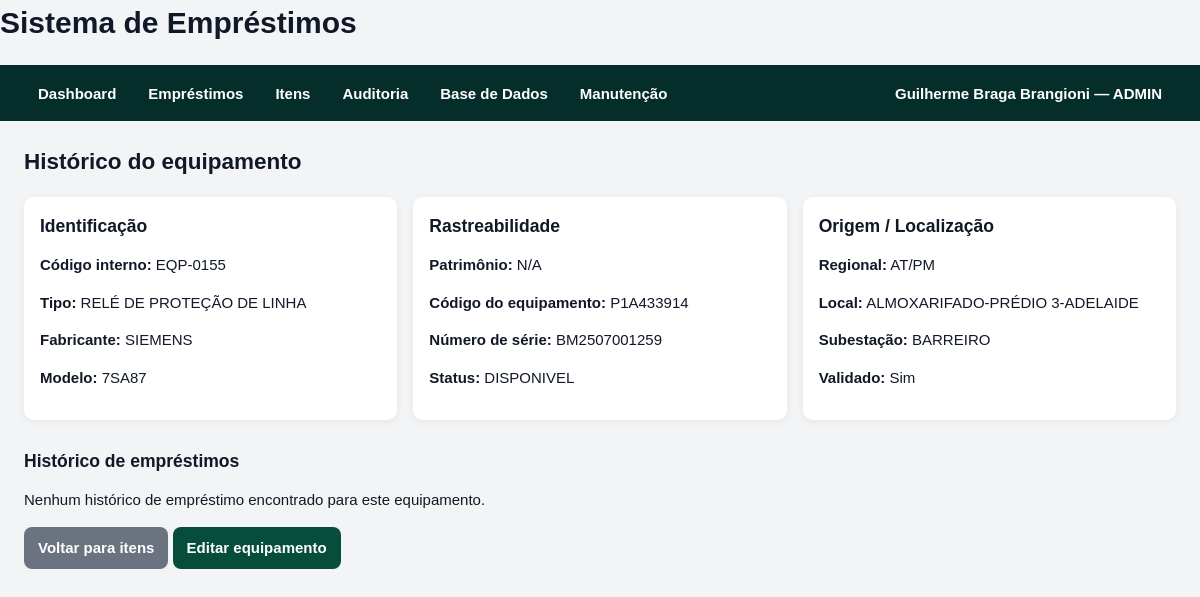
The app's page /itens/155/historico (signed in), older data.
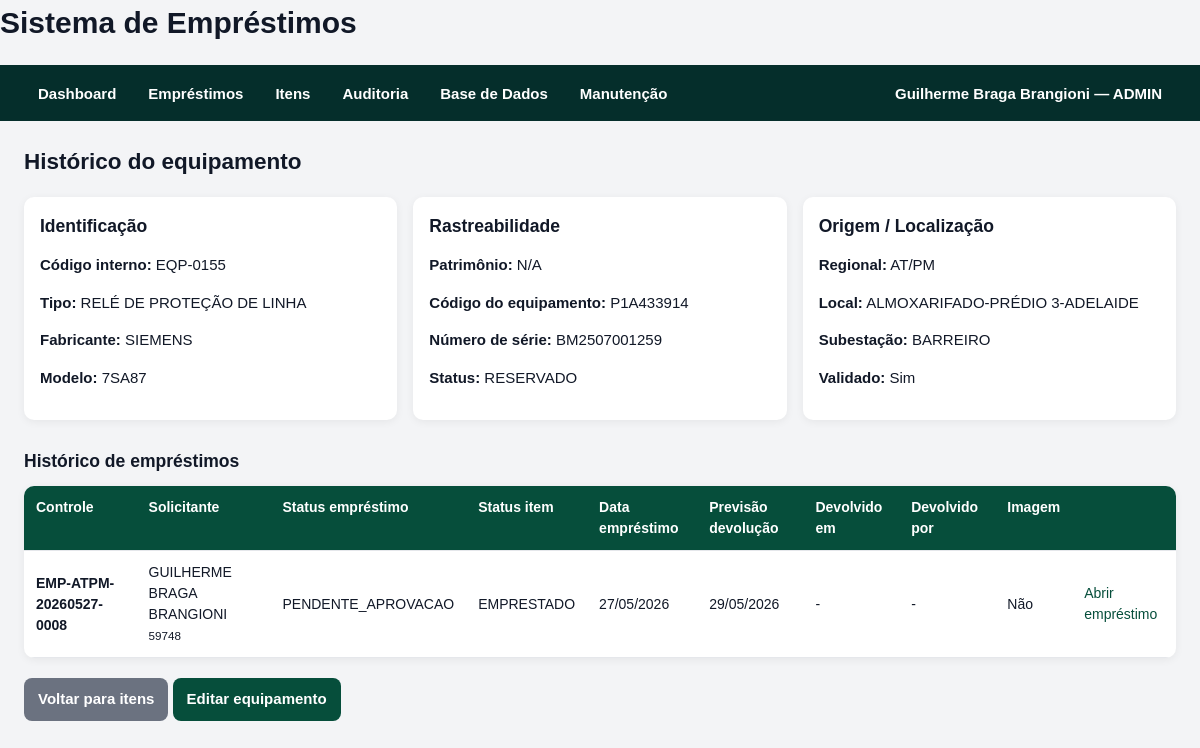
The same page, newer data.
### models/equipment.py (models this page shows)
class Equipment(db.Model):
    __tablename__ = "equipments"
    id = db.Column(db.Integer, primary_key=True)
    codigo_interno = db.Column(db.String(100), unique=True, index=True)
    nome = db.Column(db.String(255), nullable=False)
    nome_normalizado = db.Column(db.String(255), nullable=False, index=True)
    fabricante = db.Column(db.String(255))
    modelo = db.Column(db.String(255))
    tipo_equipamento = db.Column(db.String(255))
    patrimonio = db.Column(db.String(255), index=True)
    codigo_equipamento = db.Column(db.String(255), index=True)
    serial = db.Column(db.String(255), index=True)
    categoria = db.Column(db.String(255))
    status = db.Column(db.String(50), default="DISPONIVEL", index=True)
    status_planilha = db.Column(db.String(255))
    regional = db.Column(db.String(255))
    data_inventario = db.Column(db.DateTime)
    local_armazenagem = db.Column(db.String(255))
    subestacao_origem = db.Column(db.String(255))
    emprestado_para_planilha = db.Column(db.String(255))
    data_emprestimo_planilha = db.Column(db.DateTime)
    validado = db.Column(db.Boolean, default=False)
    observacoes = db.Column(db.Text)
    created_at = db.Column(db.DateTime, default=datetime.utcnow)
    updated_at = db.Column(
        db.DateTime,
        default=datetime.utcnow,
        onupdate=datetime.utcnow,
    )
    loan_items = db.relationship("LoanItem", back_populates="equipment")

### models/loan.py (models this page shows)
class Loan(db.Model):
    __tablename__ = "loans"
    id = db.Column(db.Integer, primary_key=True)
    numero_controle = db.Column(db.String(100), unique=True, index=True)
    user_id = db.Column(db.Integer, db.ForeignKey("users.id"), nullable=False)
    approver_id = db.Column(db.Integer, db.ForeignKey("approvers.id"), nullable=False)
    responsavel_entrega_nome = db.Column(db.String(255), nullable=False)
    responsavel_entrega_matricula = db.Column(db.String(100))
    responsavel_entrega_email = db.Column(db.String(255))
    status = db.Column(db.String(100), default="PENDENTE_APROVACAO", index=True)
    data_emprestimo = db.Column(db.DateTime)
    data_prevista_devolucao = db.Column(db.DateTime)
    data_real_devolucao = db.Column(db.DateTime)
    local_utilizacao = db.Column(db.String(255))
    aprovado = db.Column(db.Boolean, default=False)
    aprovado_em = db.Column(db.DateTime)
    rejeitado_em = db.Column(db.DateTime)
    motivo_rejeicao = db.Column(db.Text)
    approval_token = db.Column(db.Text)
    observacoes = db.Column(db.Text)
    notification_fixed_emails = db.Column(db.Text)      # E-mails fixos lidos do arquivo no momento da criação
    notification_extra_emails = db.Column(db.Text)      # E-mails adicionais digitados no momento do empréstimo
    notification_all_emails = db.Column(db.Text)        # União de Fixos + adicionais, preservada para auditoria
    created_at = db.Column(db.DateTime, default=datetime.utcnow)
    updated_at = db.Column(
        db.DateTime,
        default=datetime.utcnow,
        onupdate=datetime.utcnow,
    )
    user = db.relationship("User", back_populates="loans")
    approver = db.relationship("Approver", back_populates="loans")
    items = db.relationship(
        "LoanItem",
        back_populates="loan",
        lazy=True,
        cascade="all, delete-orphan",
    )
    renewals = db.relationship(
        "Renewal",
        back_populates="loan",
        lazy=True,
        cascade="all, delete-orphan",
    )

### models/user.py (models this page shows)
class User(db.Model):
    __tablename__ = "users"
    id = db.Column(db.Integer, primary_key=True)
    nome = db.Column(db.String(255), nullable=False)
    matricula = db.Column(db.String(100), nullable=False, index=True)
    email = db.Column(db.String(255), nullable=False)
    telefone = db.Column(db.String(100))
    gerencia = db.Column(db.String(255))
    regional = db.Column(db.String(255))
    equipe = db.Column(db.String(255))
    created_at = db.Column(db.DateTime, default=datetime.utcnow)
    loans = db.relationship("Loan", back_populates="user")

### models/loan_item.py (models this page shows)
class LoanItem(db.Model):
    __tablename__ = "loan_items"
    id = db.Column(db.Integer, primary_key=True)
    loan_id = db.Column(db.Integer, db.ForeignKey("loans.id"), nullable=False)
    equipment_id = db.Column(db.Integer, db.ForeignKey("equipments.id"))
    consumable_id = db.Column(db.Integer, db.ForeignKey("consumables.id"))
    tipo_item = db.Column(db.String(100), nullable=False)
    quantidade = db.Column(db.Integer, default=1)
    quantidade_devolvida = db.Column(db.Integer, default=0)
    status = db.Column(db.String(100), default="EMPRESTADO")
    devolvido_em = db.Column(db.DateTime)
    devolvido_por = db.Column(db.String(255))
    image_path = db.Column(db.String(500))
    image_original_filename = db.Column(db.String(255))
    observacoes = db.Column(db.Text)
    created_at = db.Column(db.DateTime, default=datetime.utcnow)
    loan = db.relationship("Loan", back_populates="items")
    equipment = db.relationship("Equipment", back_populates="loan_items")
    consumable = db.relationship("Consumable", back_populates="loan_items")

### routes/equipment_routes.py (the view)
@equipment_bp.route("/<int:equipment_id>/historico")
def item_history(equipment_id: int):
    equipment = Equipment.query.get_or_404(equipment_id)
    loan_items = (
        LoanItem.query
        .options(*loan_item_history_options())
        .filter_by(equipment_id=equipment.id)
        .order_by(LoanItem.created_at.desc())
        .all()
    )
    return render_template(
        "equipment_history.html",
        equipment=equipment,
        loan_items=loan_items,
    )

### services/auth_service.py (called while the page is built)
    @staticmethod
    def count_users() -> int:
        return SystemUser.query.count()

    @staticmethod
    def get_current_user() -> SystemUser | None:
        user_id = session.get(AuthService.SESSION_USER_ID_KEY)
        if not user_id:
            return None
        user = db.session.get(SystemUser, user_id)
        if not user or not user.active:
            AuthService.logout_user()
            return None
        return user

### utils/query_options.py (called while the page is built)
def loan_item_history_options() -> tuple[Any, ...]:
    item_loan = getattr(LoanItem, "loan")
    item_equipment = getattr(LoanItem, "equipment")
    loan_user = getattr(Loan, "user")
    loan_approver = getattr(Loan, "approver")
    return (
        joinedload(item_loan).joinedload(loan_user),
        joinedload(item_loan).joinedload(loan_approver),
        joinedload(item_equipment),
    )

### templates/equipment_history.html
{% extends "base.html" %}
{% block content %}
<h2>Histórico do equipamento</h2>
<section class="detail-grid">
    <div>
        <h3>Identificação</h3>
        <p><strong>Código interno:</strong> {{ equipment.codigo_interno }}</p>
        <p><strong>Tipo:</strong> {{ equipment.tipo_equipamento or "-" }}</p>
        <p><strong>Fabricante:</strong> {{ equipment.fabricante or "-" }}</p>
        <p><strong>Modelo:</strong> {{ equipment.modelo or "-" }}</p>
    </div>
    <div>
        <h3>Rastreabilidade</h3>
        <p><strong>Patrimônio:</strong> {{ equipment.patrimonio or "-" }}</p>
        <p><strong>Código do equipamento:</strong> {{ equipment.codigo_equipamento or "-" }}</p>
        <p><strong>Número de série:</strong> {{ equipment.serial or "-" }}</p>
        <p><strong>Status:</strong> {{ equipment.status }}</p>
    </div>
    <div>
        <h3>Origem / Localização</h3>
        <p><strong>Regional:</strong> {{ equipment.regional or "-" }}</p>
        <p><strong>Local:</strong> {{ equipment.local_armazenagem or "-" }}</p>
        <p><strong>Subestação:</strong> {{ equipment.subestacao_origem or "-" }}</p>
        <p><strong>Validado:</strong> {{ "Sim" if equipment.validado else "Não" }}</p>
    </div>
</section>
<h3>Histórico de empréstimos</h3>
{% if loan_items %}
<table>
    <thead>
        <tr>
            <th>Controle</th>
            <th>Solicitante</th>
            <th>Status empréstimo</th>
            <th>Status item</th>
            <th>Data empréstimo</th>
            <th>Previsão devolução</th>
            <th>Devolvido em</th>
            <th>Devolvido por</th>
            <th>Imagem</th>
            <th></th>
        </tr>
    </thead>
    <tbody>
        {% for item in loan_items %}
            {% set loan = item.loan %}
            <tr>
                <td>
                    <strong>{{ loan.numero_controle }}</strong>
                </td>
                <td>
                    {{ loan.user.nome if loan.user else "-" }}
                    <br>
                    <small>{{ loan.user.matricula if loan.user else "-" }}</small>
                </td>
                <td>{{ loan.status }}</td>
                <td>{{ item.status }}</td>
                <td>
                    {{ loan.data_emprestimo.strftime("%d/%m/%Y") if loan.data_emprestimo else "-" }}
                </td>
                <td>
                    {{ loan.data_prevista_devolucao.strftime("%d/%m/%Y") if loan.data_prevista_devolucao else "-" }}
                </td>
                <td>
                    {{ item.devolvido_em.strftime("%d/%m/%Y %H:%M") if item.devolvido_em else "-" }}
                </td>
                <td>
                    {{ item.devolvido_por or "-" }}
                </td>
                <td>
                    {{ "Sim" if item.image_path else "Não" }}
                </td>
                <td>
                    <a href="{{ url_for('loan_bp.loan_detail', loan_id=loan.id) }}">
                        Abrir empréstimo
                    </a>
                </td>
            </tr>
        {% endfor %}
    </tbody>
</table>
{% else %}
<p>Nenhum histórico de empréstimo encontrado para este equipamento.</p>
{% endif %}
<p>
    <a class="button secondary" href="{{ url_for('equipment_bp.list_items') }}">
        Voltar para itens
    </a>
    <a class="button" href="{{ url_for('equipment_bp.edit_item', equipment_id=equipment.id) }}">
        Editar equipamento
    </a>
</p>
{% endblock %}

Row changes from the older to the newer data that the page shows:
changed Equipment "EQP-0155": status "DISPONIVEL" → "RESERVADO"
added LoanItem: status "EMPRESTADO", devolvido_em "-", devolvido_por "-", image_path "Não"
added Loan: numero_controle "EMP-ATPM-20260527-0008", status "PENDENTE_APROVACAO", data_emprestimo "27/05/2026", data_prevista_devolucao "29/05/2026"
now on this page (row unchanged): User: user "GUILHERME BRAGA BRANGIONI", user "59748"
Text that changed along with them:
text no longer shown: "Nenhum histórico de empréstimo encontrado para este equipamento."
text now shown: "Controle Solicitante Status empréstimo Status item Data empréstimo Previsão devolução Devolvido em Devolvido por Imagem"
